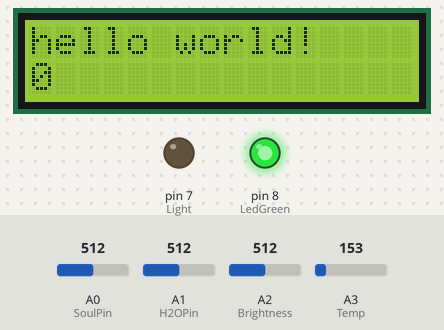
Recording of a sketch running on a simulated Arduino Uno, built with avr-gcc and run on an emulated ATmega328P. Parts: 16×2 character LCD, output pins drawn as LEDs (lit = HIGH). The test bench sets the inputs (shaded band); at power-on: A1 (H2OPin) = 512, A3 (Temp) = 153, A2 (Brightness) = 512, A0 (SoulPin) = 512. Pins used as bus, display or sensor lines are not drawn; what the sketch prints to the serial monitor is not drawn.

Above: at 1.2 s.
1.3 s: A1 (H2OPin) set to 109
9.0 s: A1 (H2OPin) set to 88
At 10.9 s:
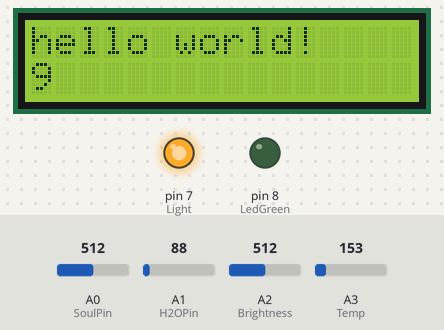
16.5 s: A3 (Temp) set to 165
At 22.7 s:
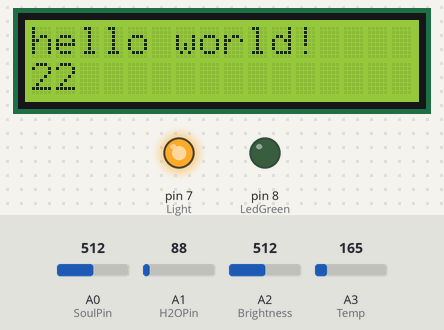
23.5 s: A2 (Brightness) set to 54
At 30.2 s:
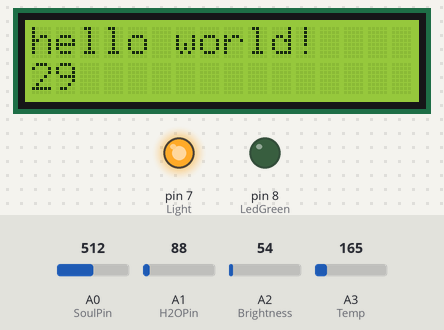
30.5 s: A2 (Brightness) set to 44
At 34.4 s:
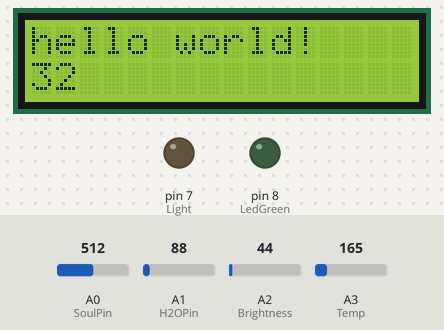
37.5 s: A2 (Brightness) set to 60
At 43.8 s:
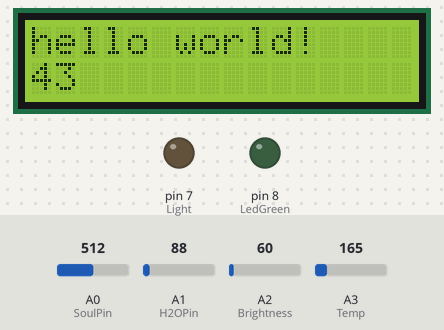
Timing chart, 0 to 45.3 s (numbered marks = the images above; inputs shaded):
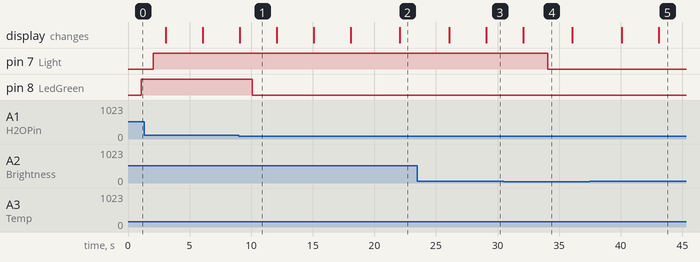

Measured:
- the behaviour switches between 100 and 99 on A1 (H2OPin) (found by bisection; images 0 and 1)
- the behaviour switches between 50 and 49 on A2 (Brightness) (found by bisection; images 3 and 4)
- after the input at 9.0 s, pin 8 (LedGreen): HIGH → LOW after 1.1 s
- after the input at 30.5 s, pin 7 (Light): HIGH → LOW after 3.6 s
- what the display in image 1 shows lasts 3.0 s, from 9.1 s to 12.1 s
- what the display in image 4 shows lasts 4.0 s, from 32.1 s to 36.1 s

The sketch:

Plant.ino
```cpp
#include <LiquidCrystal.h>

//Digital:
int Fan = 4;
int Light = 7;
int Pump = 2;
int Buzzer = 9;
int LedRed = 12;
int LedGreen = 8;
//Analog:
int SoulPin = A0;
int H2OPin = A1;
int Brightness = A2;
float Temp = A3;
//Values:
int Humidity_level;
int H2O_level;
int Light_level;
int Temp_level;
LiquidCrystal lcd(12, 11, 5, 4, 3, 2);

void setup() {
  Serial.begin(9600);
  pinMode(Fan, OUTPUT);
  pinMode(Light, OUTPUT);
  pinMode(Pump, OUTPUT);
  pinMode(LedGreen, OUTPUT);
  pinMode(LedRed, OUTPUT);
  lcd.begin(16, 2);
  lcd.print("hello world!");
}

void loop() {
  lcd.setCursor(0, 1);
  lcd.print(millis()/1000);
  Humidity_level = analogRead(SoulPin);
  H2O_level = analogRead(H2OPin);
  Light_level = analogRead(Brightness);
  Temp_level = analogRead(Temp);
  float voltage = Temp_level * 5.0;
  voltage /= 1024.0;
  float TemperatureC = (voltage - 0.5) * 100 ;
  Serial.println("Degrees:");Serial.println(TemperatureC);


  if (Humidity_level < 50){
	digitalWrite(Pump, HIGH);
	delay(1000);
  }
  else {
    digitalWrite(Pump,LOW);
	delay(1000);
  }

  if (H2O_level < 100){
    digitalWrite(LedRed, HIGH);
    digitalWrite(LedGreen,LOW);
	digitalWrite(Pump,LOW);
	delay(1000);
  }
  else {
    digitalWrite(LedRed,LOW);
    digitalWrite(LedGreen, HIGH);
	delay(1000);
  }

  if (Light_level < 50){
    digitalWrite(Light, LOW);
    delay(1000);
  }
  if (Light_level > 60){
    digitalWrite(Light,HIGH);
    delay(1000);
  }

  if(TemperatureC > 28){
    digitalWrite(Fan,HIGH);
    delay(1000);
  }
  if(TemperatureC < 24){
    digitalWrite(Fan,LOW);
    delay(1000);
  }
}
```
